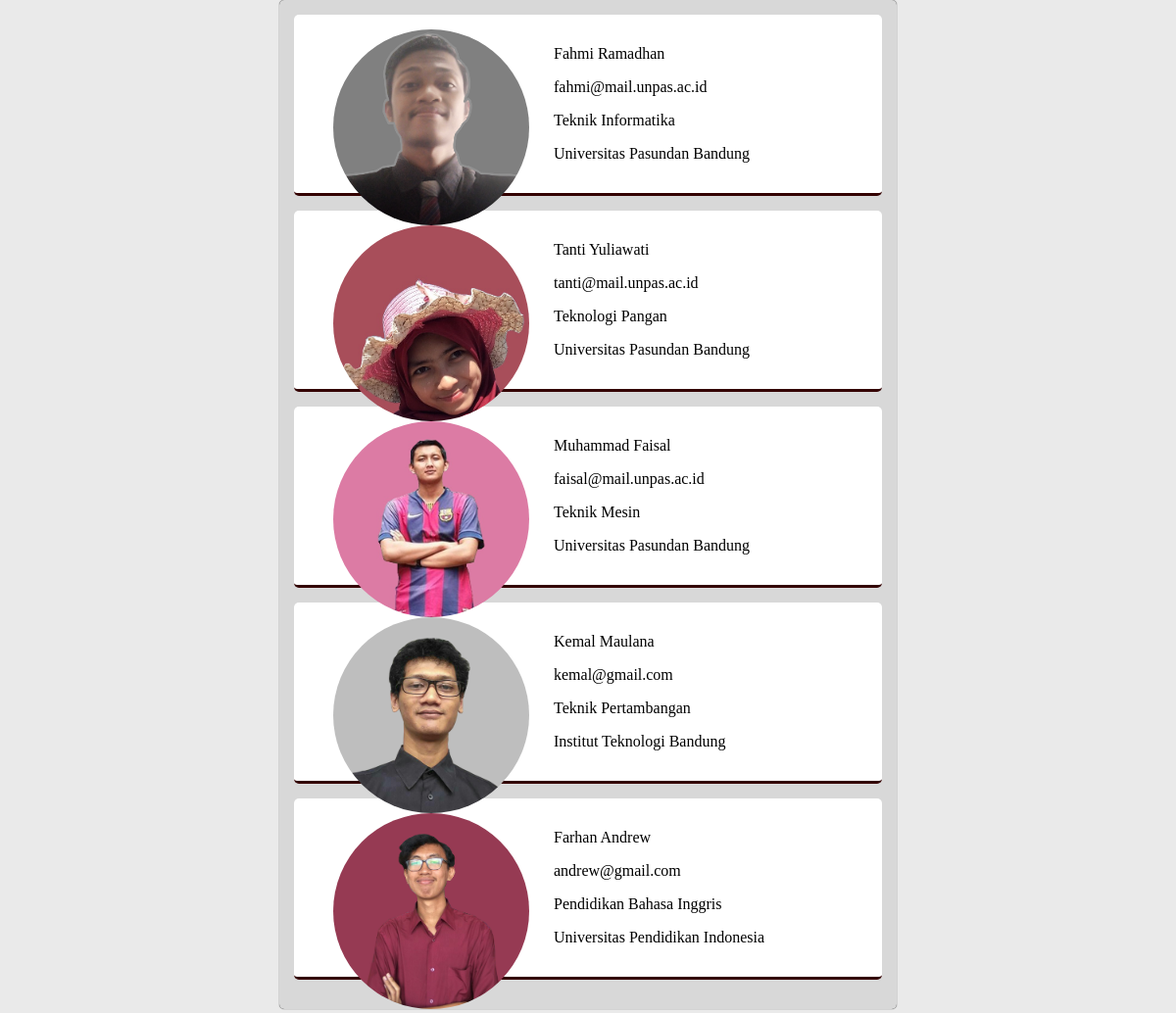
/latihan6a/index.php, run on the app's committed database.
### tables this page shows
CREATE TABLE `mahasiswa` (
  `id` int(11) NOT NULL,
  `nama` varchar(64) NOT NULL,
  `email` varchar(64) NOT NULL,
  `jurusan` varchar(64) NOT NULL,
  `universitas` varchar(64) NOT NULL,
  `gambar` varchar(64) NOT NULL
);

### latihan6a/index.php (the view, shortened to what this page needs)
<?php
$conn = mysqli_connect("localhost", "root", "") or die("Koneksi ke DB gagal!");
mysqli_select_db($conn, "pw_163040019") or die("Database salah");
?>
<!DOCTYPE html>
<html lang="en">
<head>
	<link rel="stylesheet" href="../latihan0/css/latihan2.css">
</head>
<body>
	<div class="container">
		<?php
			$results = mysqli_query($conn, "SELECT * FROM mahasiswa");
			while ($row = mysqli_fetch_assoc($results)) {
		?>
		<div class="content">
			<div class="gambar">
				<img src="../latihan0/img/<?= $row['gambar'] ?>">
			</div>
			<p class= "nama"><?= $row['nama'] ?></p>
			<p><?= $row['email'] ?></p>
			<p><?= $row['jurusan'] ?></p>
			<p><?= $row['universitas'] ?></p>
		</div>
		<?php } ?>
	</div>
</body>
</html>

### latihan0/css/latihan2.css (style rules this page uses)
.gambar, .desc { width: 250px; height: 200px; float: left; text-align: center; }
body { margin: 0; padding: 0; background-color: #eaeaea; }
.container { position: relative; background-color: #d8d8d8; width: 600px; border-radius: 5px; padding: 15px 15px; margin: 0 auto; box-shadow: 0 0 1px 0 #000; }
.content { padding: 15px; margin-bottom: 15px; background-color: #fff; border-bottom: 3px #300 solid; border-radius: 5px; }
.gambar img { width: 200px; border-radius: 50%; }

### data on the page
mahasiswa: gambar (picture), nama "Fahmi Ramadhan", email "fahmi@mail.unpas.ac.id", jurusan "Teknik Informatika", universitas "Universitas Pasundan Bandung"
mahasiswa: gambar (picture), nama "Tanti Yuliawati", email "tanti@mail.unpas.ac.id", jurusan "Teknologi Pangan", universitas "Universitas Pasundan Bandung"
mahasiswa: gambar (picture), nama "Muhammad Faisal", email "faisal@mail.unpas.ac.id", jurusan "Teknik Mesin", universitas "Universitas Pasundan Bandung"
mahasiswa: gambar (picture), nama "Kemal Maulana", email "kemal@gmail.com", jurusan "Teknik Pertambangan", universitas "Institut Teknologi Bandung"
mahasiswa: gambar (picture), nama "Farhan Andrew", email "andrew@gmail.com", jurusan "Pendidikan Bahasa Inggris", universitas "Universitas Pendidikan Indonesia"
